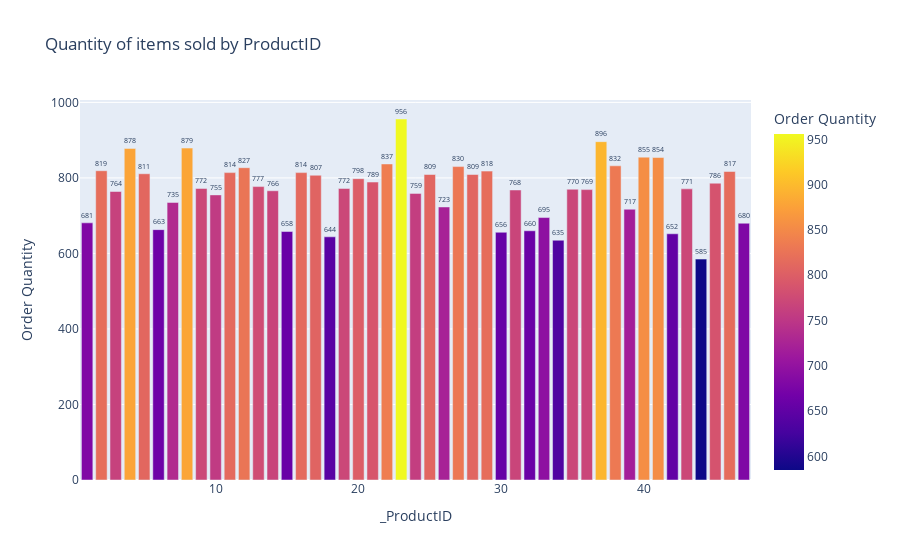

Notebook cell for this chart:
### Code cell
#graphing the data
graph3 = totalItems.reset_index(drop=False)

bar3 = px.bar(
    data_frame=graph3,
    x='_ProductID',
    y='Order Quantity',
    color='Order Quantity',
    title='Quantity of items sold by ProductID',
    text_auto='.3s'
)
bar3.update_traces(textposition="outside", textangle= 0)
bar3

### Figure 1 — Plotly figure (JSON) as saved in the notebook; plotly's stock layout.template omitted (floating-point values rounded to 4 significant figures)
{"data": [{"alignmentgroup": "True", "hovertemplate": "_ProductID=%{x}<br>Order Quantity=%{marker.color}<extra></extra>", "legendgroup": "", "marker": {"color": [956, 896, 879, 878, 855, 854, 837, 832, 830, 827, 819, 818, 817, 814, 814, 811, 809, 809, 807, 798, 789, 786, 777, 772, 772, 771, 770, 769, 768, 766, 764, 759, 755, 735, 723, 717, 695, 681, 680, 663, 660, 658, 656, 652, 644, 635, 585], "coloraxis": "coloraxis", "pattern": {"shape": ""}}, "name": "", "offsetgroup": "", "orientation": "v", "showlegend": false, "textangle": 0, "textposition": "outside", "texttemplate": "%{y:.3s}", "type": "bar", "x": [23, 37, 8, 4, 40, 41, 22, 38, 27, 12, 2, 29, 46, 11, 16, 5, 28, 25, 17, 20, 21, 45, 13, 19, 9, 43, 35, 36, 31, 14, 3, 24, 10, 7, 26, 39, 33, 1, 47, 6, 32, 15, 30, 42, 18, 34, 44], "xaxis": "x", "y": [956, 896, 879, 878, 855, 854, 837, 832, 830, 827, 819, 818, 817, 814, 814, 811, 809, 809, 807, 798, 789, 786, 777, 772, 772, 771, 770, 769, 768, 766, 764, 759, 755, 735, 723, 717, 695, 681, 680, 663, 660, 658, 656, 652, 644, 635, 585], "yaxis": "y"}], "layout": {"barmode": "relative", "coloraxis": {"colorbar": {"title": {"text": "Order Quantity"}}, "colorscale": [[0, "#0d0887"], [0.1111, "#46039f"], [0.2222, "#7201a8"], [0.3333, "#9c179e"], [0.4444, "#bd3786"], [0.5556, "#d8576b"], [0.6667, "#ed7953"], [0.7778, "#fb9f3a"], [0.8889, "#fdca26"], [1, "#f0f921"]]}, "legend": {"tracegroupgap": 0}, "title": {"text": "Quantity of items sold by ProductID"}, "xaxis": {"anchor": "y", "domain": [0, 1], "title": {"text": "_ProductID"}}, "yaxis": {"anchor": "x", "domain": [0, 1], "title": {"text": "Order Quantity"}}}}
